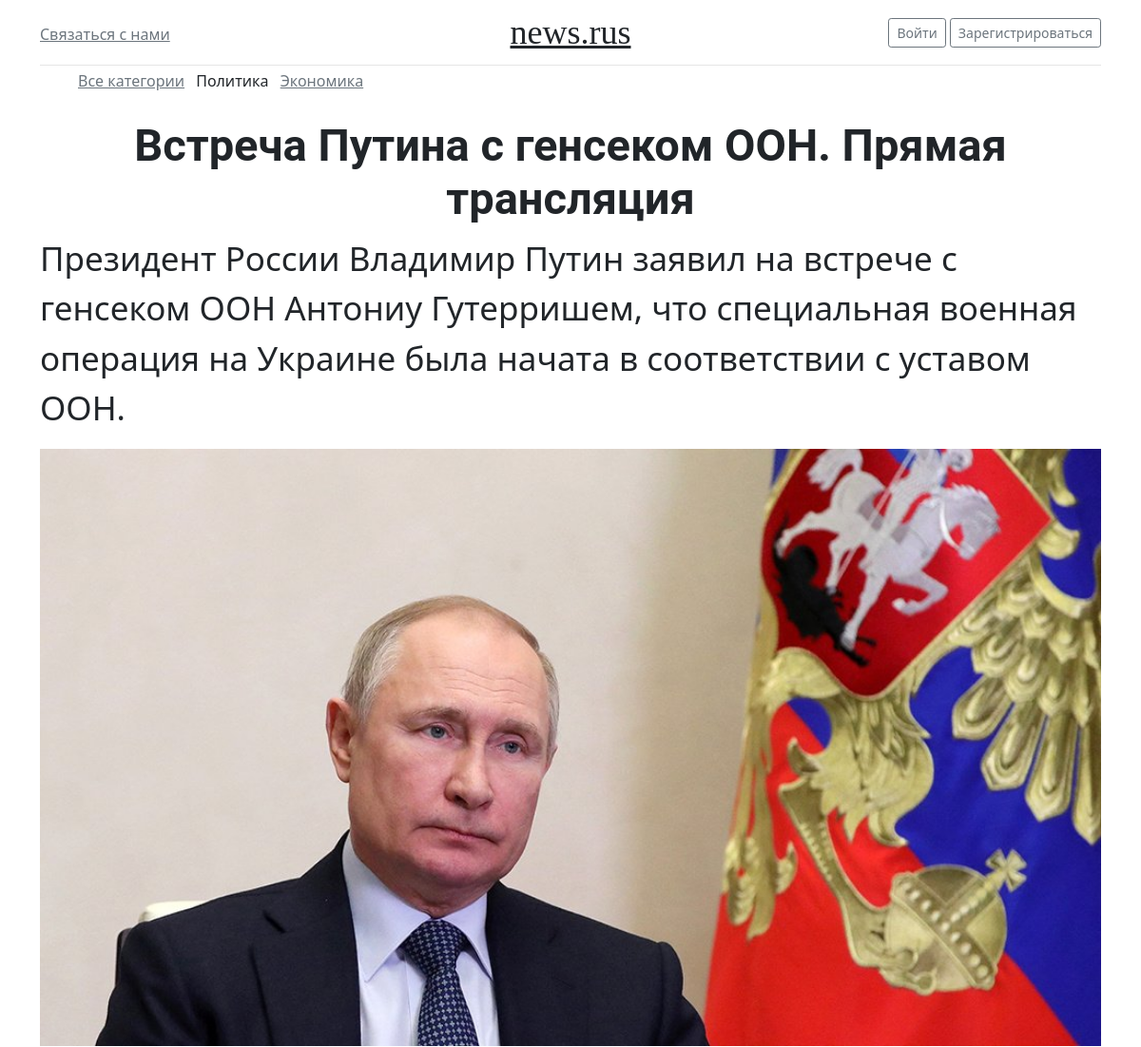
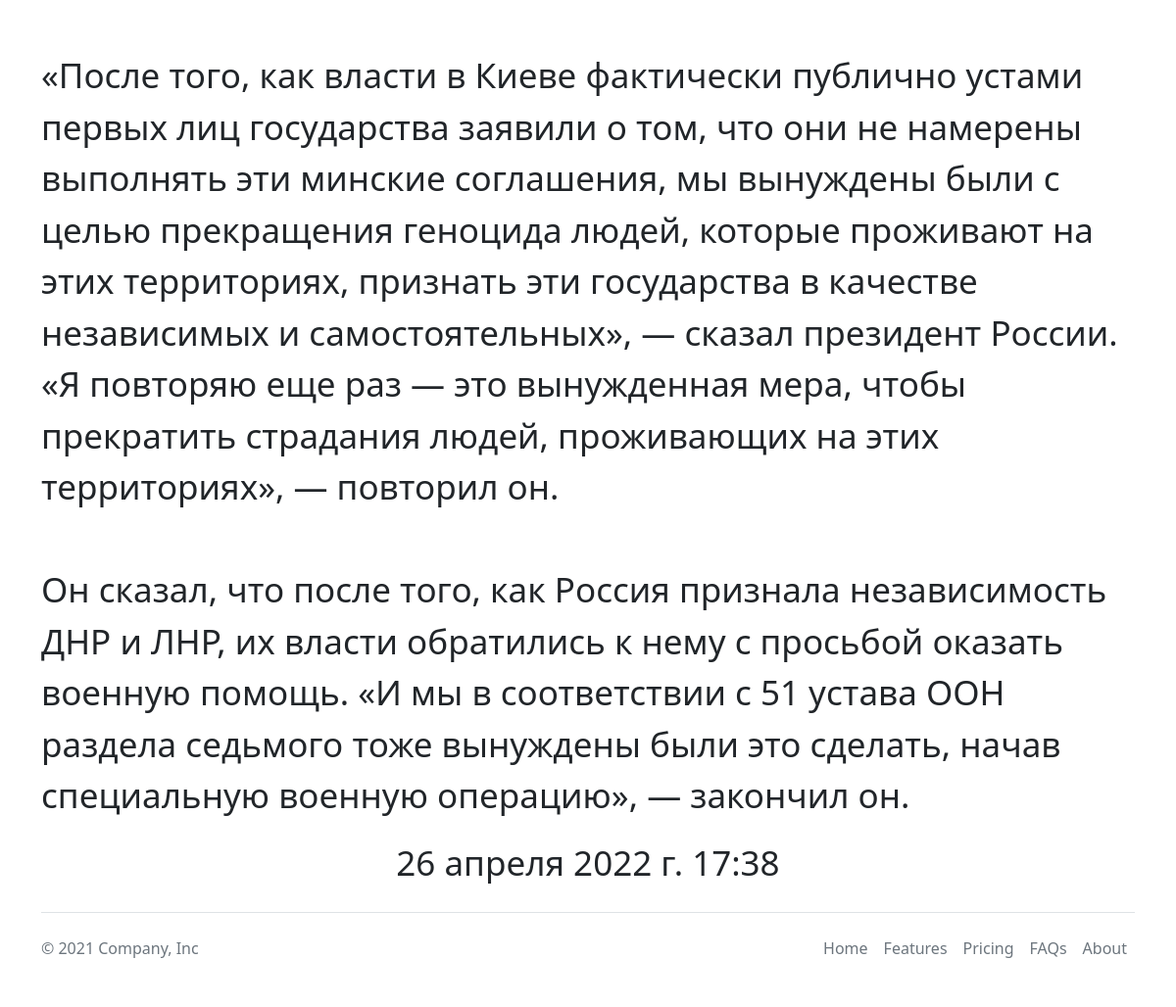
Page /articles/vstrecha-putina/ on the committed database (2 pictures, top to bottom).
### main/models.py (models this page shows, shortened)
class Category(models.Model):
    name = models.CharField(max_length=100, db_index=True, verbose_name='Категория')
    slug = models.SlugField(max_length=255, db_index=True, unique=True, verbose_name='URL')
    def get_absolute_url(self):
        return reverse('category', kwargs={'cat_slug': self.slug})
    class Meta:
        verbose_name = 'Категория'
        verbose_name_plural = 'Категории'
        ordering = ['id']

class Articles(models.Model):
    title = models.CharField(max_length=255, verbose_name='Заголовок')
    slug = models.SlugField(max_length=255, db_index=True, unique=True, verbose_name='URL')
    intro = models.CharField(max_length=255, verbose_name='Интро')
    photo = models.ImageField(upload_to='photos/%y/%m/%d', verbose_name='Фото', null=True)
    content = models.TextField(verbose_name='Текст статьи')
    time_add = models.DateTimeField(auto_now_add=True, verbose_name='Время добавления')
    cat = models.ForeignKey('Category', on_delete=models.PROTECT, verbose_name='Категория')
    class Meta:
        verbose_name = 'Новость'
        verbose_name_plural = 'Новости'

### main/views.py (the view)
# urls.py: path('articles/<slug:art_slug>/', ShowPost.as_view(), name='article_all'),
class ShowPost(DetailView):
    model = Articles
    template_name = 'main/article_all.html'
    slug_url_kwarg = 'art_slug'
    context_object_name = 'art_all'
    def get_context_data(self, **kwargs):
        context = super().get_context_data(**kwargs)
        context['cat_selected'] = context['art_all'].cat_id
        return context

### main/templatetags/main_tags.py (called while the page is built)
@register.inclusion_tag('main/show_categories.html')
def show_categories(cat_selected):
    cats = Category.objects.all()
    return {'cats': cats, 'cat_selected': cat_selected}

### main/templates/main/article_all.html
{% extends 'main/base.html' %}
{% block content%}
<div class="article">
    <h1 class="title">{{art_all.title}}</h1>
    <p class="intro">{{art_all.intro}}</p>
    {%if art_all.photo%}
    <div class="photo"><img src="{{art_all.photo.url}}" width="100%"></div>
    {%endif%}
    <br>
    <p class="content">{{art_all.content|linebreaksbr}}</p>
    {{art_all.time_add}}
</div>
{% endblock %}

### main/templates/main/show_categories.html
{% for c in cats%}
		{% if c.pk == cat_selected %}
            <a>{{c.name}}</a>
		{%else%}
            <a class="p-2 link-secondary" href="{{ c.get_absolute_url }}">{{c.name}}</a>
		{%endif%}
        {% endfor %}

### main/static/main/css/style.css (style rules this page uses)
.article { font-size: 35px; text-align: center; }
.intro, .content { text-align: left; }
.title { font-size:47px; font-weight: bold; }
h1, h2, h3, h4, h5, h6 { font-family: 'Roboto', sans-serif; }

### rows in the picture
Category: name "Политика"
Category: name "Экономика"
Articles: title "Встреча Путина с генсеком ООН. Прямая трансляция", intro "Президент России Владимир Путин заявил на встрече с генсеком ООН Антониу Гутерришем, что специальная военная операция на Украине была начата в соответствии с уставом ООН.", photo (picture), content "«После того, как власти в Киеве фактически публично устами первых лиц государства заявили о том, что они не намерены выполнять эти минские соглашения, мы вынуждены были с целью прекращения геноцида людей, которые проживают на этих территориях, признать эти государства в качестве независимых и самостоятельных», — сказал президент России. «Я повторяю еще раз — это вынужденная мера, чтобы прекратить страдания людей, проживающих на этих территориях», — повторил он. Он сказал, что после того, как Россия признала независимость ДНР и ЛНР, их власти обратились к нему с просьбой оказать военную помощь. «И мы в соответствии с 51 устава ООН раздела седьмого тоже вынуждены были это сделать, начав…", time_add "26 апреля 2022 г. 17:38"
